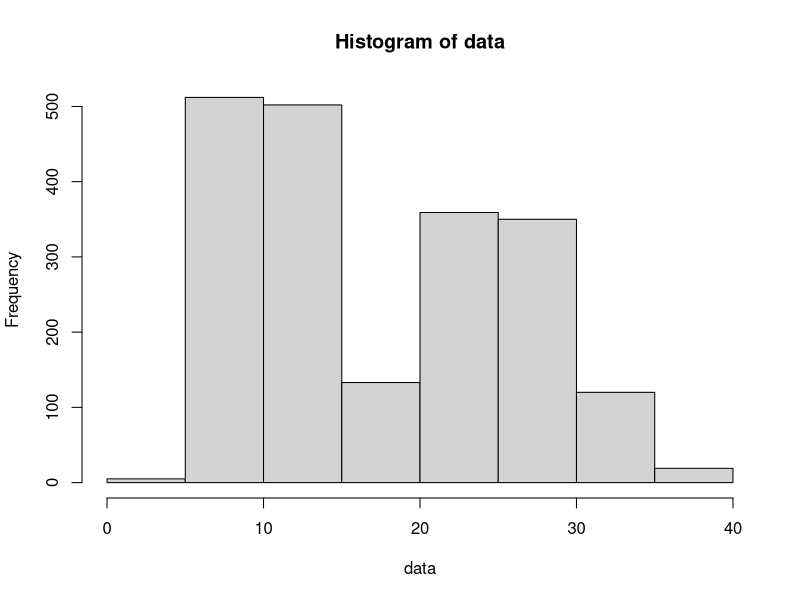
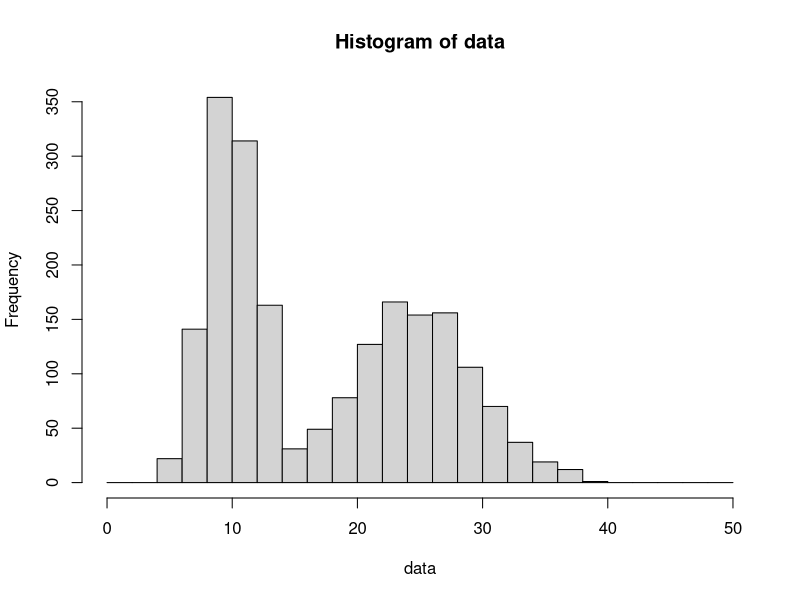
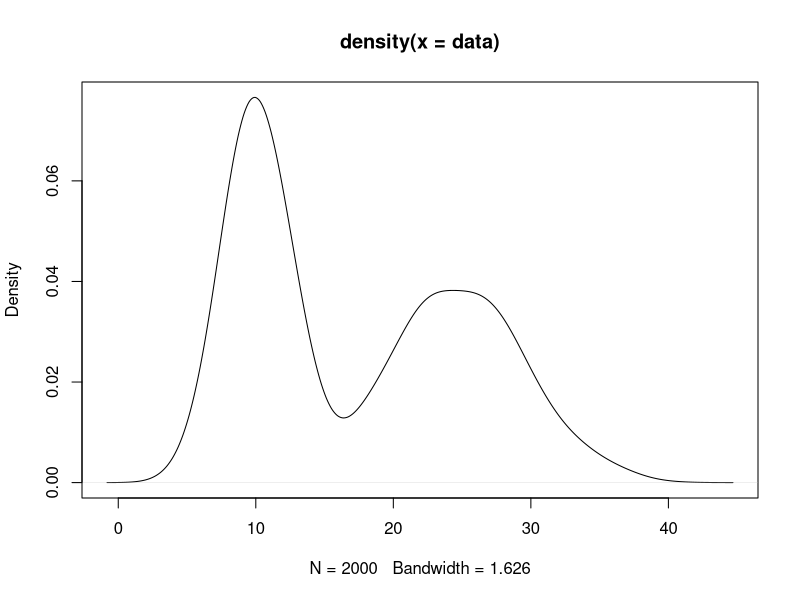
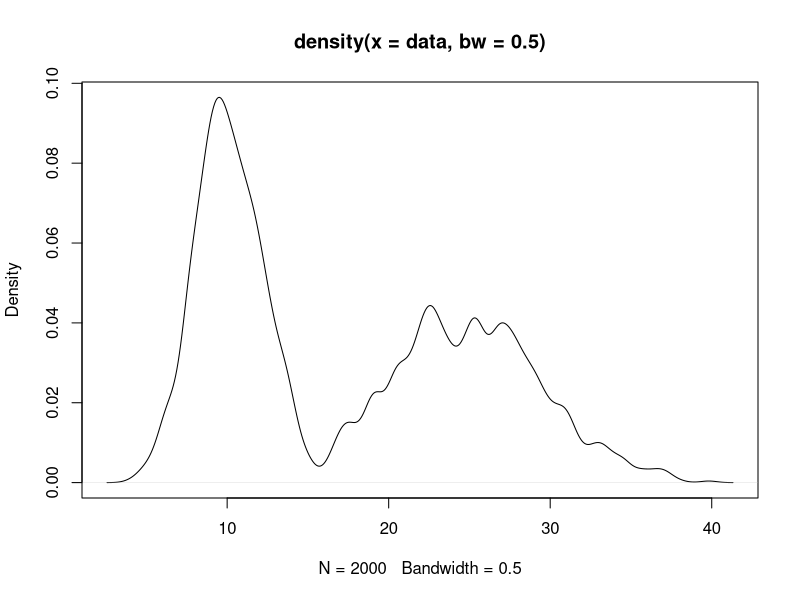
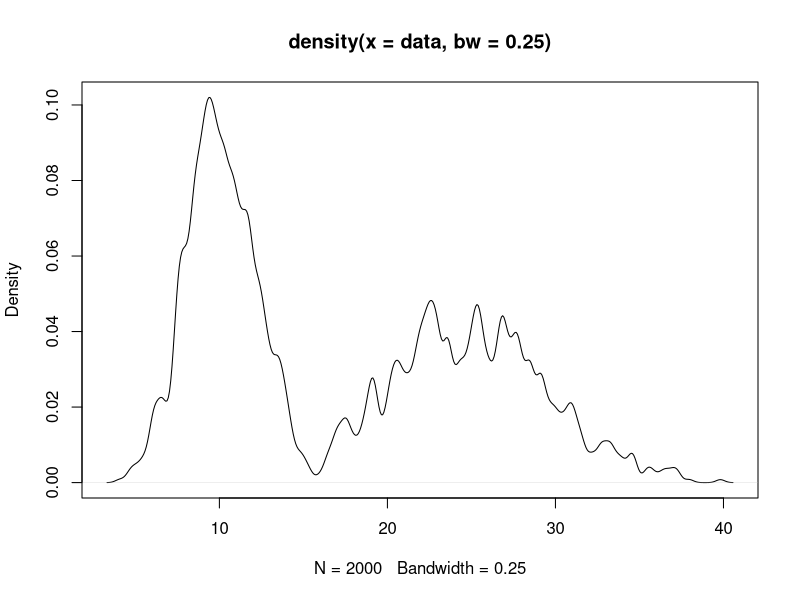

Here is the R script that generated these plots, in order: (Note: this script raises an error after producing the figures.)
# https://youtu.be/Y8MyV4vOnXs
data <- rnorm(1000, mean = 25, sd = 5)
data.1 <- rnorm(1000, mean = 10, sd = 2)
data <- c(data, data.1)
rm(data.1)
hist(data)
hist(data, plot = FALSE) # this gives us bin size and the density
hist(data, breaks = seq(0,50, 2)) # breaks gives us not bin size 2 from range 0 to 50

# KDE
mean = 25
sd = 5
# pnorm gives us the normal probability dist. funciton
# probability that the values are +/- 2 sd of the funtion
1 - 2*pnorm(q = mean + (2*sd), mean = mean, sd = sd, lower.tail = FALSE)

# density function gives us the gaussian kernel
kde = density(data)
plot(kde)
kde$bw
kde

# change the bw
kde = density(data, bw = .5)
plot(kde)
kde = density(data, bw = .25)
plot(kde)


# https://rpubs.com/mcocam12/KDF_byHand
Gauss_K = function(Values, Range, h=1){
    library(dplyr) 
    
    #Result
    densities = data.frame()
    #Temporal variable
    Temp = data.frame()
    #One by one variable
    V = vector()
    
    for (i in 1:length(Values))
    {
        #The value
        V = Values[i]
        #Gaussian Function
        Temp =
            data.frame(
                Density = exp(-(Range-V)^2/(2*h^2))/(h*sqrt(2*pi)),
                Range = Range,
                Value = as.factor(paste0("X",i))
            )
        densities = rbind(densities, Temp)
    }
    Densities1 = densities
    Densities2 = densities%>%
        #Sum K by range value!
        group_by(Range)%>%
        summarise(Bell_sum = sum(Density))%>%
        #Normalization
        mutate(Kernel_Density = Bell_sum /length(Values))
    #Data Frame with points
    Points = Densities1%>%
        group_by(Value)%>%
        summarise(Y = max(Density))%>%
        mutate(Value = Values)
    
    
    return(
        list(Densities1, Densities2, Points)
    )
}

set.seed(1234)
S = sample(iris$Petal.Length, 5)
S
R = seq(min(S)-5, max(S)+5, 0.01)
Points5 = Gauss_K(S, R, h = 1)
densityPlot(S, bw = .25)

cl = colors()
densityPlot(iris$Petal.Length, 
            g = iris$Species, 
            bw = .25, 
            xlab = "Petal Length", 
            col = c(cl[10], cl[60], cl[150]))

densityPlot(iris$Petal.Length, 
            g = iris$Species, 
            bw = .1, 
            xlab = "Petal Length", 
            col = c(cl[10], cl[60], cl[150]))

densityPlot(iris$Petal.Length, 
            g = iris$Species, 
            bw = .5, 
            xlab = "Petal Length", 
            col = c(cl[10], cl[60], cl[150]))

library(ggplot2)
ir <- ggplot(data = iris, aes(x = Petal.Length, y = Petal.Width, 
                              color = Species)) +
                   geom_point() 
                    
ir + geom_density_2d(h = .5)

kde <- kde2d(iris$Petal.Length, iris$Petal.Width, h = .5)



bar<-matrix(runif(100), nrow = 10)
contour(bar)
str(bar)
contour(bar,levels = 0.2, lwd=3, add=TRUE)
contour(bar,lwd=c(2,1,1,1,1,5))

# Lunch break R, lynda
library(lattice)
str(ChickWeight)
levelplot(weight~Time*Diet, data = ChickWeight)
levelplot(weight~Time*Diet, data = ChickWeight, contour = TRUE)
levelplot(weight~Time*Diet, data = ChickWeight, contour = TRUE, cuts = 7) 
contourplot(weight~Time*Diet, data = ChickWeight)
contourplot(weight~Time*Diet, data = ChickWeight, region = TRUE, labels = FALSE)
contourplot(weight~Time*Diet, data = ChickWeight, region = TRUE, labels = FALSE, cuts = 30)



levelplot(Species~Petal.Length*Petal.Width, data = iris, contour = TRUE)
contourplot(kde$z~kde$x*kde$y)
contourplot(iris$Species~iris$Petal.Length*iris$Petal.Width, 
            data = iris, 
            pretty = FALSE, 
            col.regions = c(cl[20], cl[30], cl[100]), 
            contour = TRUE, 
            cuts = 30)
contourplot(iris$Species ~ iris$Petal.Length*iris$Petal.Width, 
            region = F, lwd  = 2, at = c(0, .5, 3))

levelplot(volcano, panel = panel.levelplot.raster,
          col.regions = topo.colors, cuts = 30, interpolate = TRUE)
levelplot(t(as.matrix(iris[,3:4])), panel = panel.levelplot.raster,
          col.regions = topo.colors, cuts = 30, interpolate = TRUE)

library(MASS) # for kde2d
s <- kde2d(iris[1:50,3], iris[1:50,4], h = .5)
ve <- kde2d(iris[51:100,3], iris[51:100,4], h = .5)
vi<- kde2d(iris[101:150,3], iris[101:150,4], h = .5)
str(i)
image(i, zlim = c(0,3))
persp(i, phi = 10, theta = 20)


#graphics man
## (1) The Obligatory Mathematical surface.
##     Rotated sinc function.
x <- seq(-10, 10, length.out = 50)
y <- x
rotsinc <- function(x,y){
    sinc <- function(x) { y <- sin(x)/x ; y[is.na(y)] <- 1; y }
    10 * sinc( sqrt(x^2+y^2) )}
sinc.exp <- expression(z == Sinc(sqrt(x^2 + y^2)))
z <- outer(x, y, rotsinc)
oldpar <- par(bg = "white")
persp(x, y, z, theta = 30, phi = 30, expand = 0.5, col = "lightblue")
title(sub=".")## work around persp+plotmath bug
title(main = sinc.exp)
persp(x, y, z, theta = 30, phi = 30, expand = 0.5, col = "lightblue",
      ltheta = 120, shade = 0.75, ticktype = "detailed",
      xlab = "X", ylab = "Y", zlab = "Z")
title(sub=".")## work around persp+plotmath bug
title(main = sinc.exp)
## (2) Visualizing a simple DEM model
z <- 2 * volcano        # Exaggerate the relief
x <- 10 * (1:nrow(z))   # 10 meter spacing (S to N)
y <- 10 * (1:ncol(z))   # 10 meter spacing (E to W)
persp(x, y, z, theta = 120, phi = 15, scale = FALSE, axes = FALSE)
## (3) Now something more complex
##     We border the surface, to make it more "slice like"
##     and color the top and sides of the surface differently.
z0 <- min(z) - 20
z <- rbind(z0, cbind(z0, z, z0), z0)
x <- c(min(x) - 1e-10, x, max(x) + 1e-10)
y <- c(min(y) - 1e-10, y, max(y) + 1e-10)

fill <- matrix("green3", nrow = nrow(z)-1, ncol = ncol(z)-1)
fill[ , i2 <- c(1,ncol(fill))] <- "gray"
fill[i1 <- c(1,nrow(fill)) , ] <- "gray"
par(bg = "lightblue")
persp(x, y, z, theta = 120, phi = 15, col = fill, scale = FALSE, axes = FALSE)
title(main = "Maunga Whau\nOne of 50 Volcanoes in the Auckland Region.",
      font.main = 4)
par(bg = "slategray")
persp(x, y, z, theta = 135, phi = 30, col = fill, scale = FALSE,
      ltheta = -120, lphi = 15, shade = 0.65, axes = FALSE)
## Don't draw the grid lines :  border = NA
persp(x, y, z, theta = 135, phi = 30, col = "green3", scale = FALSE,
      ltheta = -120, shade = 0.75, border = NA, box = FALSE)

## `color gradient in the soil' :
fcol <- fill ; fcol[] <- terrain.colors(nrow(fcol))
persp(x, y, z, theta = 135, phi = 30, col = fcol, scale = FALSE,
      ltheta = -120, shade = 0.3, border = NA, box = FALSE)

## `image like' colors on top :
fcol <- fill
zi <- volcano[ -1,-1] + volcano[ -1,-61] +
    volcano[-87,-1] + volcano[-87,-61]  ## / 4
fcol[-i1,-i2] <-
    terrain.colors(20)[cut(zi,
                           stats::quantile(zi, seq(0,1, length.out = 21)),
                           include.lowest = TRUE)]
persp(x, y, 2*z, theta = 110, phi = 40, col = fcol, scale = FALSE,
      ltheta = -120, shade = 0.4, border = NA, box = FALSE)


## reset par():
par(oldpar)






# built-in
contour(i, nlevels = 20)
contour(s, xlim = c(0, 7), ylim = c(0, 3), col = cl[10])
lines(contour(ve, xlim = c(0, 7), ylim = c(0, 3), col = cl[30]))
contour(vi, xlim = c(0, 7), ylim = c(0, 3), col = cl[50])
# this adds them together :/ 
contour(s, col = cl[10]) + contour(ve, col = cl[30]) + contour(vi, col = cl[50])

# man page, R for contour trying to understand how it works
x <- 10*1:nrow(volcano)
y <- 10*1:ncol(volcano)
lev <- pretty(range(volcano), 10)
par(bg = "lightcyan")
pin <- par("pin")
xdelta <- diff(range(x))
ydelta <- diff(range(y))
xscale <- pin[1]/xdelta
yscale <- pin[2]/ydelta
scale <- min(xscale, yscale)
xadd <- 0.5*(pin[1]/scale - xdelta)
yadd <- 0.5*(pin[2]/scale - ydelta)
plot(numeric(0), numeric(0),
     xlim = range(x)+c(-1,1)*xadd, ylim = range(y)+c(-1,1)*yadd,
     type = "n", ann = FALSE)
usr <- par("usr")
rect(usr[1], usr[3], usr[2], usr[4], col="green3")
contour(x, y, volcano, levels = lev, col="yellow", lty="solid", add=TRUE)
box()
title("A Topographic Map of Maunga Whau", font= 4)
title(xlab = "Meters North", ylab = "Meters West", font= 3)
mtext("10 Meter Contour Spacing", side=3, line=0.35, outer=FALSE,
      at = mean(par("usr")[1:2]), cex=0.7, font=3)


# lattice
levelplot(kde$z, panel = panel.levelplot.raster,
          col.regions = topo.colors, 
          cuts = 30, interpolate = TRUE)
contourplot(s$z) 
contourplot(ve$z)
contourplot(vi$z)


# 
## Given data
x  <- c(4.09, 4.46, 4.61, 4.30, 4.03, 5.22, 4.21, 4.07, 4.02, 4.58, 4.66, 4.05, 
        4.23, 5.51, 4.03, 4.72, 4.47, 4.50, 5.80, 4.30, 4.09, 4.78, 4.18, 4.45, 
        4.40, 5.60, 4.37, 4.42, 4.88, 4.20, 4.45, 4.10, 4.43, 4.58, 4.40, 4.38)
h  <- 0.1516 

# https://stackoverflow.com/questions/64235786/gaussian-kernel-density-estimation-in-r
DensityGraph <- function(x, h){
    n    <- length(x)
    xi   <- seq(min(x) - sd(x), max(x) + sd(x), length.out = 512)
    # gaus kernel function
    GK <- function(u) {dnorm(u)} 
    # fhat without sum since we are interest in the bell shaped curves
    fhat <- sapply(x, function(y){(1/(n*h))*GK((xi - y)/h)})
    # histogram of x
    hist (x, freq = FALSE, nclass = 15, main = "Kernel density with histogram",
          xlab = paste("N = ", n, "   ", "Bandwidth = ", h))
    # add fhat with sum
    lines(xi, rowSums(fhat), lwd = 2)
    # add the bell shaped curves
    apply(fhat, 2, function(j) lines(xi, j, col = 4))
    # show data points
    rug  (x, lwd = 2, col = 2)
}

DensityGraph(x = x, h = 0.05)
lines(density(x = x, bw = 0.1516), col = 3, lwd = 2)
DensityGraph(x = iris[1:50, 3], h = .05)
DensityGraph(x = iris[1:50, 3], h = .05)
# GaussianKernel
GK <- function(u) {(1/sqrt(2*pi))*exp(-(u^2)/2)} # or dnorm(u)


fhat <- function(x, h, specific_x){
    n    <- length(x)
    xi   <- seq(min(x) - sd(x), max(x) + sd(x), length.out = 512)
    GK <- function(u) {(1/sqrt(2*pi))*exp(-(u^2)/2)} # or dnorm(u)
    f    <- rowSums(sapply(x, function(y){(1/(n*h))*GK((xi - y)/h)}))
    kde  <- data.frame(xi, fhat = f)
    indx <- which.min(abs(xi - specific_x))
    fx   <- kde[indx, "fhat"]
    list(fx = fx, kde = kde)
}

KernelDensity <- fhat(x = x, h = 0.1516, specific_x = 4.09)
KernelDensity$fx
# [1] 0.9114677
plot(KernelDensity$kde, type  = "l", lwd = 2, xlab = "")
title(xlab = paste("N = ", length(x), "    Bandwidth = ", h))
rug(x, lwd = 2, col = 2)
lines(density(x, bw = 0.1516), col = 5) 

# graphics man pages
par(bg="white")
n <- 1000
x <- c(0,cumsum(rnorm(n)))
y <- c(0,cumsum(rnorm(n)))
xx <- c(0:n, n:0)
yy <- c(x, rev(y))
plot(xx, yy, type="n", xlab="Time", ylab="Distance")
polygon(xx, yy, col="gray")
title("Distance Between Brownian Motions")

# P is my created group
p1 <- parz_window_og(iris[, 3:4], iris[1:50, 3:4], spread = .1)
p2 <- parz_window_og(iris[, 3:4], iris[51:100, 3:4], spread = .1)
p3 <- parz_window_og(iris[, 3:4], iris[101:150, 3:4], spread = .1)
par(bg = "green")
n <- 50
x <- iris$Petal.Length
y <- iris$Petal.Width    
z <- 100+0.5*outer(iris$Petal.Length,iris$Petal.Width,FUN="+")
z <- scale(z)
x= seq(-3, 3, 1)
y= seq(-3, 3, 1)
contour(x,y,z)
xx <- c(0:n, n:0)
yy <- c(x, rev(y))
plot(x[1:50], y[1:50], col = "red")
contour(gaus_kernel(iris[1:50, 3:4], iris[,3:4], .1))
levelplot(gaus_kernel(iris[1:50, 3:4], iris[,3:4], .1))
heatmap(gaus_kernel(iris[1:50, 3:4], iris[,3:4], .1))
contourplot(iris$Petal.Width, data = rbind(p1, p2, p3))
length(xx)
length(yy)

x <- y <- 1:10
z <- 100+0.5*outer(x,y,FUN="+")
contour(x,y,z)
z[3:4,3:4] <- NA #putting some missing values
contour(x, y, z,nlevels=20)
x<-1:10
y<-1:10
z <- outer(x,y,function(x,y) 100 + 0.5*x + 0.5*y)
contour(x,y,z)
